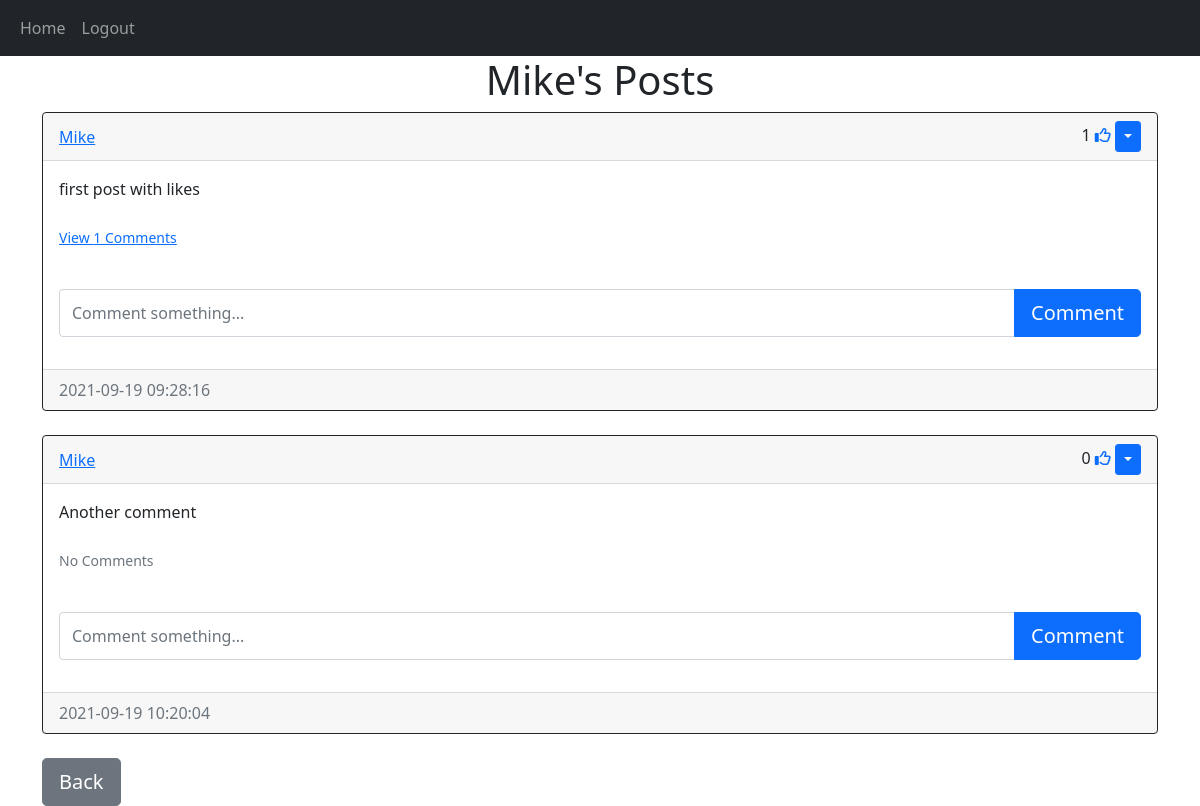
Page /posts/1 (signed in) on the committed database.
### website/models.py (models this page shows)
class User(db.Model, UserMixin):
    id = db.Column(db.Integer, primary_key=True)
    email = db.Column(db.String(150), unique=True)
    username = db.Column(db.String(150), unique=True)
    password = db.Column(db.String(150))
    date_created = db.Column(db.DateTime(timezone=True), default=func.now())
    posts = db.relationship("Post", backref="user", passive_deletes=True)
    comments = db.relationship("Comment", backref="user", passive_deletes=True)
    likes = db.relationship("Like", backref="user", passive_deletes=True)

class Post(db.Model):
    id = db.Column(db.Integer, primary_key=True)
    text = db.Column(db.Text, nullable=False)  # nullable cannot be empty
    date_created = db.Column(db.DateTime(timezone=True), default=func.now())
    author = db.Column(
        db.Integer, db.ForeignKey("user.id", ondelete="CASCADE"), nullable=False
    )
    comments = db.relationship("Comment", backref="post", passive_deletes=True)
    likes = db.relationship("Like", backref="post", passive_deletes=True)

### website/views.py (the view)
@views.route("/posts/<id>")
@login_required
def posts(id):
    user = User.query.filter_by(id=id).first()
    if not user:
        flash("No user with that username", category="error")
        return redirect(url_for("views.home"))
    posts = user.posts
    return render_template(
        "posts.html", user=current_user, posts=posts, username=user.username
    )

### website/__init__.py (called while the page is built)
def create_app():
    app = Flask(__name__)
    app.config["SECRET_KEY"] = "helloworld"
    app.config["SQLALCHEMY_DATABASE_URI"] = f"sqlite:///{DB_NAME}"
    db.init_app(app)  # initialize the database
    from .views import views
    from .auth import auth
    app.register_blueprint(views, url_prefix="/")  # the start of the url
    app.register_blueprint(auth, url_prefix="/")
    from .models import User
    create_database(app)  # Create a new database
    login_manager = LoginManager()
    login_manager.login_view = "auth.login"  # if not login redirect to login
    login_manager.init_app(app)
    @login_manager.user_loader
    def load_user(id):
        return User.query.get(int(id))
    return app

### website/templates/posts.html
{% extends "post_div.html" %}
{% block title %} {{username}}'s Posts {% endblock %} {% block header %}
{{username}}'s Posts {% endblock %} {% block footer%}
<a href="/home">
  <button type="button" class="btn btn-lg btn-secondary">Back</button>
</a>
{%endblock%}

### website/templates/post_div.html (shortened to what this page needs)
{% extends "base.html" %}
{% block title %} Home {% endblock %} {% block content %}
<div align="center">
  <h1>{% block header %} None {% endblock %}</h1>
</div>
<div id="posts">
  {% for post in posts %}
  <div class="card border-dark">
    <div class="card-header d-flex justify-content-between align-items-center">
      <a href="/posts/{{post.user.id}}">{{post.user.username}}</a>
      <div>
        {{post.likes|length}}
        <!-- {% set liked = [] %}
        {% for like in post.likes %}
          {% if like.author == user.id %}
            {% set _ = liked.append(1) %}
          {% endif %}
        {% endfor %}
        {% if user.id in post.likes|map(attribute="author")|list %}
        <a href="/like-post/{{post.id}}" type="button">
          <i class="fas fa-thumbs-up"></i>
        </a>
        {% else %}
        <a href="/like-post/{{post.id}}" type="button">
          <i class="far fa-thumbs-up"></i>
        </a>
        {% endif %}
        {% if user.id == post.author %}
        <div class="btn-group">
          <button
            type="button"
            class="btn btn-sm btn-primary dropdown-toggle"
            data-bs-toggle="dropdown"
          ></button>
        </div>
        {% endif %}
      </div>
    </div>
    <div class="card-body">
      <div class="card-text">{{post.text}}</div>
      <br />
      <p class="card-text">
        {% if post.comments|length > 0 %}
        <a data-bs-toggle="collapse" href="#comments-{{post.id}}" role="button">
          <small>View {{post.comments|length}} Comments</small>
        </a>
        {% else %}
        <small class="text-muted">No Comments</small>
        {% endif %}
      </p>
      <br />
      <form
        action="/create-comment/{{post.id}}"
        class="input-group mb-3"
        method="POST"
      >
        <input
          type="text"
          id="text"
          name="text"
          class="form-control"
          placeholder="Comment something..."
        />
        <button type="submit" class="btn btn-lg btn-primary">Comment</button>
      </form>
    </div>
    <div class="card-footer text-muted">{{post.date_created}}</div>
  </div>
  <br />
  {% endfor %}
</div>
{% block footer %}{% endblock %} {% endblock %}

### rows in the picture
User: username "Mike"
Post: user.username "Mike", likes|length "1", text "first post with likes", comments|length "1", date_created "2021-09-19 09:28:16"
Post: user.username "Mike", likes|length "0", text "Another comment", shows "No Comments", date_created "2021-09-19 10:20:04"
